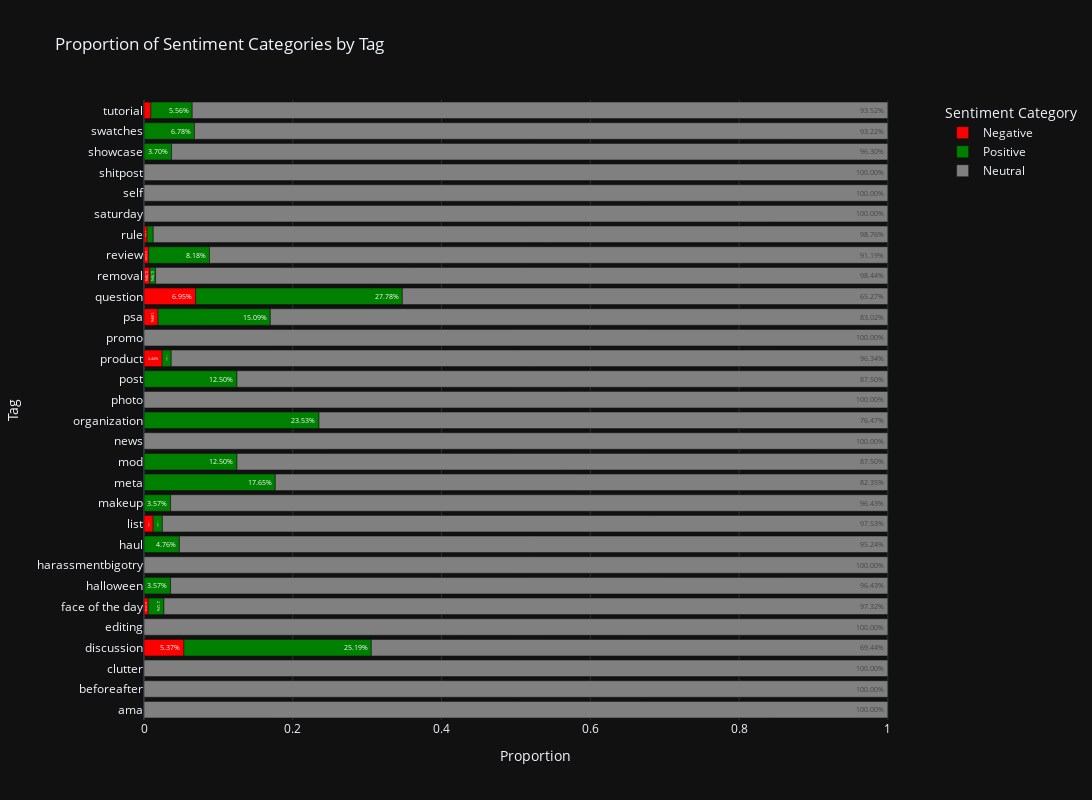

The notebook cell saved with this chart:
### Code cell
# We need to pivot the data to have separate columns for each sentiment category
sentiment_proportion_pd = sentiment_proportion_pd.pivot(index='tag', columns='sentiment_category_body', values='proportion').reset_index()

# Create the plot
fig = px.bar(
    sentiment_proportion_pd,
    x=['Negative', 'Positive', 'Neutral'],
    y='tag',
    title='Proportion of Sentiment Categories of Body of Submission by Tag',
    orientation='h',
    color_discrete_map={
        'Negative': 'red',
        'Positive': 'green',
        'Neutral': 'grey'
    },
    height=800,
    width=1600
)

# Improve layout and style
fig.update_layout(
    template='plotly_dark',
    xaxis_title='Proportion',
    yaxis_title='Tag',
    yaxis={'categoryorder': 'total ascending'},
    legend_title_text='Sentiment Category',
    plot_bgcolor='rgba(0,0,0,0)'
)

# Customize bar labels
fig.update_traces(
    texttemplate='%{value:.2%}',
    textposition='inside'
)

### Figure 1 — Plotly figure (JSON) as saved in the notebook; plotly's stock layout.template omitted (floating-point values rounded to 4 significant figures)
{"data": [{"alignmentgroup": "True", "hovertemplate": "variable=Negative<br>value=%{x}<br>tag=%{y}<extra></extra>", "legendgroup": "Negative", "marker": {"color": "red", "pattern": {"shape": ""}}, "name": "Negative", "offsetgroup": "Negative", "orientation": "h", "showlegend": true, "textposition": "inside", "texttemplate": "%{value:.2%}", "type": "bar", "x": [null, null, null, 0.0537, null, 0.005642, null, null, null, 0.01235, null, null, null, null, null, null, null, 0.02439, null, 0.01887, 0.06946, 0.007782, 0.006289, 0.004132, null, null, null, null, null, 0.009259], "xaxis": "x", "y": ["ama", "beforeafter", "clutter", "discussion", "editing", "face of the day", "halloween", "harassmentbigotry", "haul", "list", "makeup", "meta", "mod", "news", "organization", "photo", "post", "product", "promo", "psa", "question", "removal", "review", "rule", "saturday", "self", "shitpost", "showcase", "swatches", "tutorial"], "yaxis": "y"}, {"alignmentgroup": "True", "hovertemplate": "variable=Positive<br>value=%{x}<br>tag=%{y}<extra></extra>", "legendgroup": "Positive", "marker": {"color": "green", "pattern": {"shape": ""}}, "name": "Positive", "offsetgroup": "Positive", "orientation": "h", "showlegend": true, "textposition": "inside", "texttemplate": "%{value:.2%}", "type": "bar", "x": [null, null, null, 0.2519, null, 0.02116, 0.03571, null, 0.04762, 0.01235, 0.03571, 0.1765, 0.125, null, 0.2353, null, 0.125, 0.0122, null, 0.1509, 0.2778, 0.007782, 0.08176, 0.008264, null, null, null, 0.03704, 0.0678, 0.05556], "xaxis": "x", "y": ["ama", "beforeafter", "clutter", "discussion", "editing", "face of the day", "halloween", "harassmentbigotry", "haul", "list", "makeup", "meta", "mod", "news", "organization", "photo", "post", "product", "promo", "psa", "question", "removal", "review", "rule", "saturday", "self", "shitpost", "showcase", "swatches", "tutorial"], "yaxis": "y"}, {"alignmentgroup": "True", "hovertemplate": "variable=Neutral<br>value=%{x}<br>tag=%{y}<extra></extra>", "legendgroup": "Neutral", "marker": {"color": "grey", "pattern": {"shape": ""}}, "name": "Neutral", "offsetgroup": "Neutral", "orientation": "h", "showlegend": true, "textposition": "inside", "texttemplate": "%{value:.2%}", "type": "bar", "x": [1, 1, 1, 0.6944, 1, 0.9732, 0.9643, 1, 0.9524, 0.9753, 0.9643, 0.8235, 0.875, 1, 0.7647, 1, 0.875, 0.9634, 1, 0.8302, 0.6527, 0.9844, 0.9119, 0.9876, 1, 1, 1, 0.963, 0.9322, 0.9352], "xaxis": "x", "y": ["ama", "beforeafter", "clutter", "discussion", "editing", "face of the day", "halloween", "harassmentbigotry", "haul", "list", "makeup", "meta", "mod", "news", "organization", "photo", "post", "product", "promo", "psa", "question", "removal", "review", "rule", "saturday", "self", "shitpost", "showcase", "swatches", "tutorial"], "yaxis": "y"}], "layout": {"barmode": "relative", "height": 800, "legend": {"title": {"text": "Sentiment Category"}, "tracegroupgap": 0}, "plot_bgcolor": "rgba(0, 0, 0, 0)", "title": {"text": "Proportion of Sentiment Categories by Tag"}, "width": 1600, "xaxis": {"anchor": "y", "autorange": true, "domain": [0, 1], "range": [0, 1.053], "title": {"text": "Proportion"}, "type": "linear"}, "yaxis": {"anchor": "x", "autorange": true, "categoryorder": "total ascending", "domain": [0, 1], "range": [-0.5, 29.5], "title": {"text": "Tag"}, "type": "category"}}}
